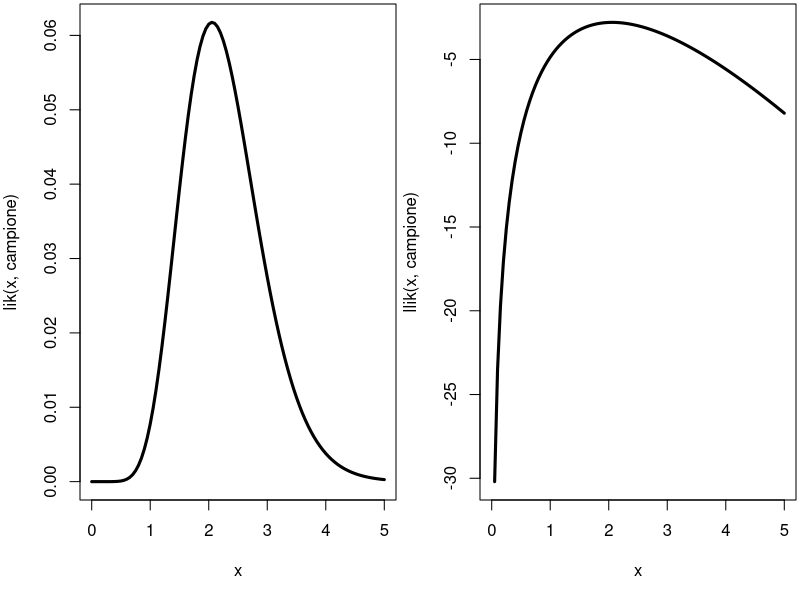
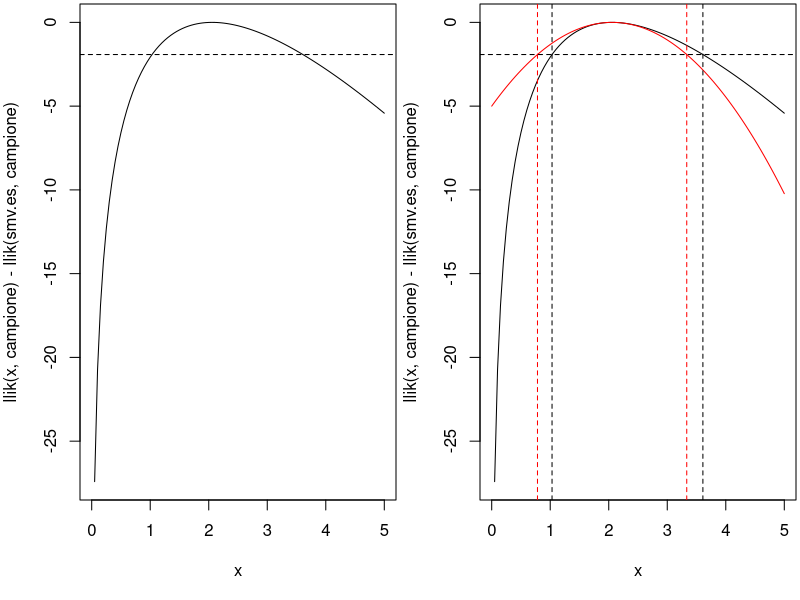
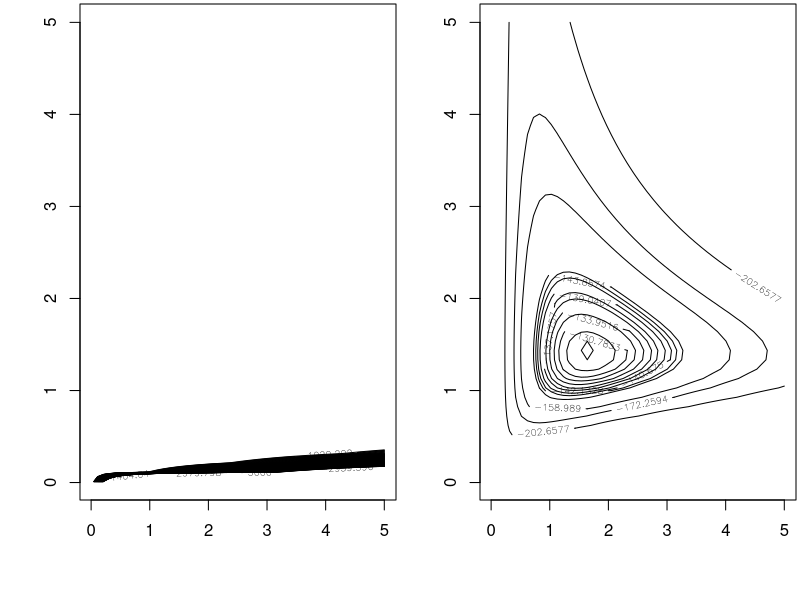
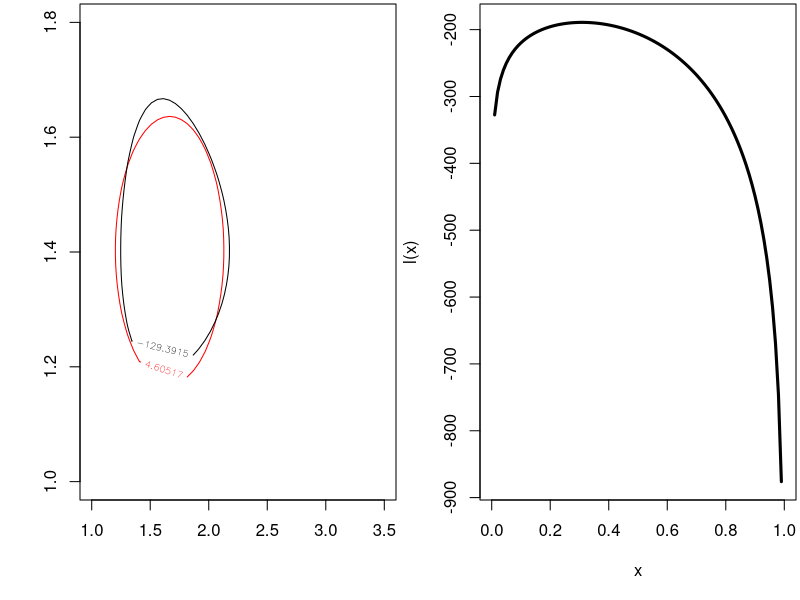
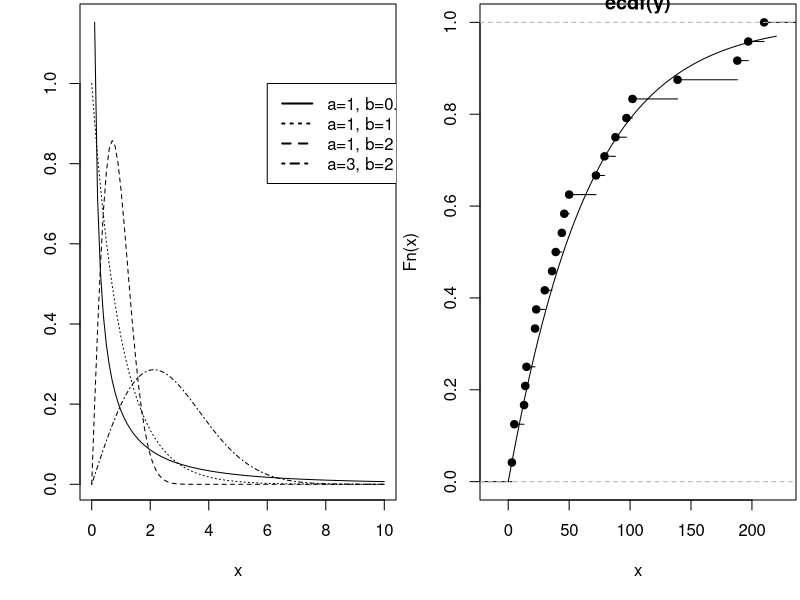
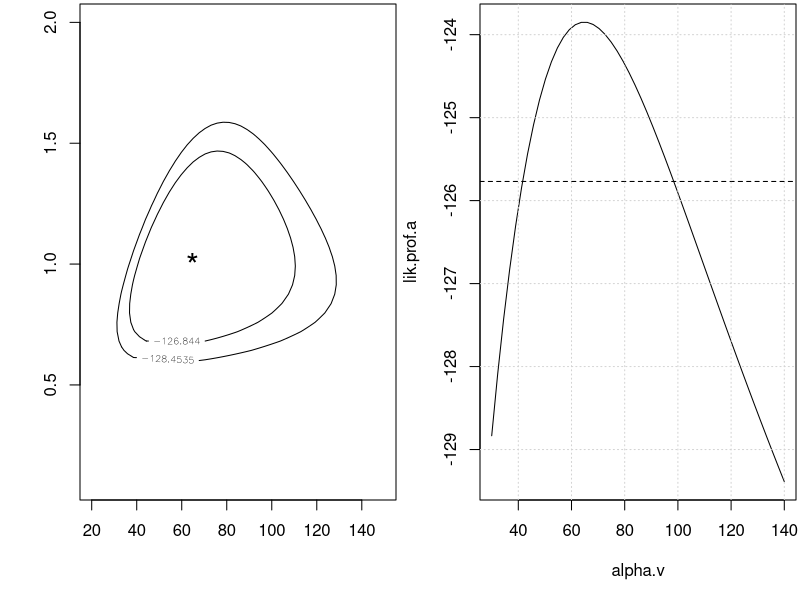
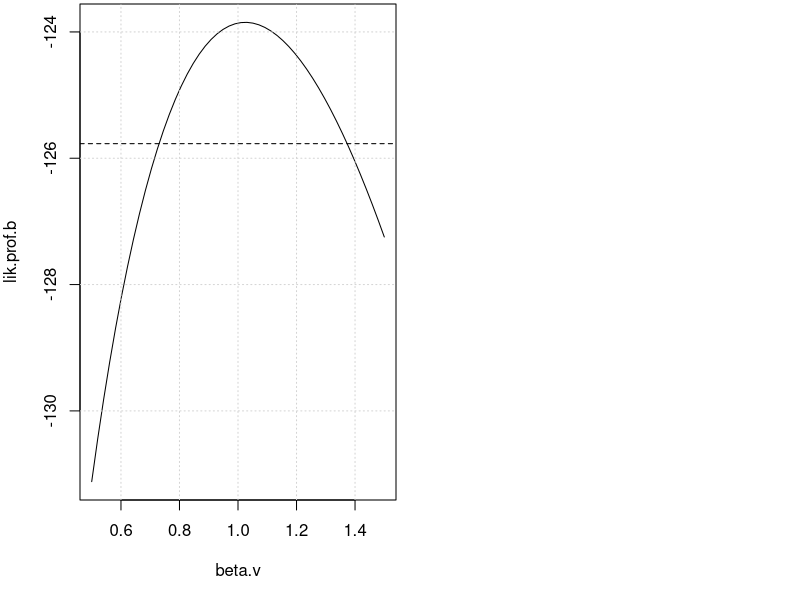

Reproduce these figures in R, in order.
#OTTIMIZZAZIONE 





#UN PRIMO ESEMPIO 



campione = c(0.25, 0.01, 0.45, 0.92, 0.55, 0.03, 1.51, 0.9, 0.2, 0.04)
n = length(campione)
campione

#funzione di verosimiglianza per la stima di lambda.cap
#il primo argomento deve sempre essere
lik <- function(lambda, y) { 
  lambda^length(y) * exp(-lambda * sum(y))
}
lik(1, campione)

#log-verosimiglainza
llik <- function(lambda, y) {
  length(y) * log(lambda) - lambda * sum(y)
}

par(mfrow = c(1, 2), mar = c(5, 4, 0.2, 0.2))
curve(lik(x, campione), from = 0, to = 5, lwd = 3)
#stampo la funzione di veros. per verificare che non ci siano dei massimi locali
#che possono disturbare le funzioni di ottimizzazione per la stima dello SMV
curve(llik(x, campione), from = 0, to = 5, lwd = 3)

#dopo aver trovato analiticamwente (vedi appunti) la SMV tramite lo score 
#eguagliato a zero abbiamo ottenuto 
smv.es = 1/mean(campione)
smv.es

#la stima della varianza invece vale 
var.es = smv.es^2/n
var.es



#ora usiamo la funzione optimize: devo specificare maximize = T perche' il 
#default e' maximize = F, quindi di default optimize trova un minimo 
optimize(llik,y=campione,interval=c(0,5),
         maximum=T,tol=1E-5)
#argomenti obbligatori: funzione da ottimizzare, intervallo
#La funzione obiettivo deve avere come primo argomento il vettore dei parametri 
#rispetto ai quali ottimizzare, eventuali altri argomenti (tipicamente il 
#campione) vengono passati con il nome con cui compaiono nella funzione obiettivo

#sintassi alternativa 
optimize(llik,y=campione,lower=0,upper=5,maximum=TRUE,tol=1E-5)




#INTERVALLI DI CONFIDENZA

#IC basato sulla distribuzione asintotica dello SMV: approccio WALD
a = 0.05
ic.norm = smv.es + c(-1, 1) * qnorm(1 - a/2) * sqrt(var.es)
ic.norm

#IC basato sulla distribuzione asintotica del rapporto di verosimiglianza: 
#approccio WILKS
curve(llik(x, campione) - llik(smv.es, campione), from = 0,
      to = 5)
abline(h = -qchisq(1 - a, 1)/2, lty = 2)

g = function(l, campione) {
  abs(llik(l, campione) - llik(smv.es, campione) + qchisq(1 - a, 1)/2)
}
ris.low = optimize(g, lower = 0, upper = smv.es, campione = campione)
ris.up = optimize(g, lower = smv.es, upper = 5, campione = campione)
c(ris.low$minimum, ris.up$minimum)


#confronto graifco tra WALD e WILKS
curve(llik(x, campione) - llik(smv.es, campione), from = 0,
      to = 5) #WILKS 
llikquad = function(lambda, campione){ 
  llik(smv.es, campione) - 0.5 * (n/smv.es^2) * (lambda - smv.es)^2
}
curve(llikquad(x, campione) - llik(smv.es, campione),
      add = TRUE, col = "red") #WALD (si nota la forma parabolica)
abline(h = -qchisq(1 - a, 1)/2, lty = 2)
abline(v = ris.low$minimum, lty = 2)
abline(v = ris.up$minimum, lty = 2)
abline(v = ic.norm[1], col = "red", lty = 2)
abline(v = ic.norm[2], col = "red", lty = 2)





#SMV PER UN MODELLO GAMMA CON DUE PARAMETRI



n= 100
alfa = 2
mu = 1.5
y = rgamma(n, alfa, alfa/mu)

#funzione di log-veros. per la gamma
ll=function(t,y){
  -t[1]*sum(y)/t[2]+(t[1]-1)*sum(log(y))+
    length(y)*t[1]*log(t[1]/t[2])-
    length(y)*log(gamma(t[1]))
}

#griglia di valori di (alfa, mu) in corrispondenza dei quali la 
#vogliamo rappresentare.
t1.seq = seq(0.01, 5, length = 50)
t2.seq = seq(0.01, 5, length = 50)


z = matrix(NA, 50, 50) 
for (i in 1:50) {
  for (j in 1:50) {
    z[i, j] = ll(c(t1.seq[i], t2.seq[j]), y)
  } 
}

range(z)

contour(t1.seq, t2.seq, z, x,
        levels = seq(-3000, -1000, length = 100))
#si nota che la rappresentazione non e' chiara

#per disegnare soltanto le curve vicino al massimo:
livelli = quantile(z, prob = c(0.5, 0.7, 0.8,
                               seq(0.9,1,by=0.01)))
contour(t1.seq, t2.seq, z, levels = livelli)
#In questo caso i livelli non sono equispaziati ed il grafico non puo' essere 
#usato per studiare la velocita' di crescita della funzione.



#OPTIM
#optim e' simile a optimize solo che vuole input multidimensionali e non un 
#intervallo, bensi' un punto di partenza per cercare l'ottimo
#optim puo' soltanto minimizzare ua funzione obiettivo, quindi bisogna definire
#la funzione di log verosimiglianza cambiata di segno, in quanto 
#il minimo di una funzione cambiata di segno corrisponde al suo massimo
#e' utile ricordare che le funzioni di ottimizzazione vogliono come primo 
#input il vettore di parametri da ottimizzare
nll = function(t, y) -ll(t, y)
ris = optim(fn = nll, par = c(1, 1), y = y)
ris

ris$convergence
#dato che e' zero vuol dire che l'ottimizzazione dovrebbe essere andata a 
#buon fine
#se fosse diverso da zero significherebbe che l'ottimizzatore non e' sicuro di 
#essere arrivato all'ottimo

optim(fn=nll, par=c(1,1), y=y, method="Nelder-Mead",
      control=list(maxit=1000, reltol=0.01))

#funzione alternativa a optim():
ris.nlm = nlm(f = nll, p = c(1, 1), y = y)
ris.nlm





#STIMA DELLA DISTRIBUZIONE ASINTOTICA 

#stima degli ic WALD
#mi serve l'informazione osservata per ottenere la matrice di 
#varianza e covarianza (sigma), che mi serve per poter determinare l'ic con 
#l'approccio alla WALD
#
ris = optim(fn = nll, par = c(1, 1), y = y, hessian = TRUE) 
round(ris$hessian, 4)

#ecco la matrice di varianze e covarianze ottenuta con l'inversione della
#matrice di informazione osservata
vcov = solve(ris$hessian) 
round(vcov, 4)

#comando analogo con nlm
ris.nlm = nlm(f = nll, p = c(1, 1), y = y, hessian = TRUE)
ris.nlm


#calcolo analitico della matrice di varianze e covarianze (R come calcolatrice)
alfa.hat = ris$par[1] #alfa
mu.hat = ris$par[2] #mu
n/alfa.hat - n * trigamma(alfa.hat) #sigma11
-2 * alfa.hat * sum(y)/mu.hat^3 + n * alfa.hat/mu.hat^2# sigma21 = sigma12
sum(y)/mu.hat^2 - n/mu.hat #sigma22



#rappresentazione grafica della regione di confidenza per theta

#WALD
liv.conf = 0.9
t1.seq = seq(1, 3.5, length = 50) 
t2.seq = seq(1, 1.8, length = 50) 
zn = matrix(NA, 50, 50)
theta.hat = c(alfa.hat,mu.hat) 
for (i in 1:50) {
  for (j in 1:50) {
    theta = c(t1.seq[i],t2.seq[j])
    zn[i, j] = t(theta.hat-theta) %*% solve(vcov) %*% (theta.hat-theta)
  } 
}
contour(t1.seq, t2.seq, zn, levels = qchisq(liv.conf,2), col = "red")
#si nota la simmetria della regione di confidenza


z = matrix(NA, 50, 50) 
for (i in 1:50) {
  for (j in 1:50) {
    z[i, j] = ll(c(t1.seq[i], t2.seq[j]), y)
  } 
}
contour(t1.seq, t2.seq, z, levels = ll(ris$par, y) - 
          qchisq(liv.conf, 2)/2, add = TRUE)
#preferisco WILKS a WALD in quanto non ha l'ulteriore vincolo 
#dell'approssimazione parabolica che porta con se' simmetria


#nota sui tempi di calcolo
f <- function(x) sum((x-1:length(x))^2)
a <- rep(1,5)
system.time(replicate(500, optim(fn=f, par=a)))
system.time(replicate(500, nlm(f=f, p=a)))
#guardare solo elapsed: si nota che nlm e' piu' veloce di optimize





#FREQUENZA DI FIGLI ALBINI


f = c(25, 23, 10, 1, 1) 
y = 1:5
m=5
n = sum(f)
y.bar = sum(y * f)/n

#definisco la log verosimiglianza
l <- function(p) {
  n * (y.bar * log(p) + (m-y.bar) * log(1-p) - log(1-(1-p)^m))
}

#grafico della log verosimiglianza
curve(l(x), from = 0, to = 1, lwd = 3)

#soluzione con optimize (dato che stimo un solo parametro)
ris = optimize(l, lower = 0, upper = 1, maximum = TRUE)
ris

#soluzione alternativa (vedi appunti pg 64)
g = function(p) (y.bar/m) * (1-(1 - p)^m) 
p0 = 0.5
p1 = g(p0)
while (abs(p1 - p0) > 1e-05) {
  p0 = p1
  p1 = g(p1)
  print(p1)
}

ris$maximum - p1 
l(ris$maximum) - l(p1)
#si evince che optimize e' piu' preciso dell'algoritmo definito a mano









#TEMPI DI GUASTO


y <- c(3, 5, 5, 13, 14, 15, 22, 22, 23, 30, 36, 39, 44,
       46, 50, 72, 79, 88, 97, 102, 139, 188, 197, 210)

#definizione della densita' Weibull, alcuni esempi 
dweib <- function(y, alpha, beta)
  beta/alpha * (y/alpha)^(beta - 1) * exp(-(y/alpha)^beta)
#@@@@@@@  e' fondamentale scrivere correttamente la densita', poi basta usare il 
#@@@@@@@  'trucchetto'

alpha <- 1
beta <- 0.5
curve(dweib(x,alpha,beta), 0, 10, ylab = "")

alpha <- 1
beta <- 1
curve(dweib(x,alpha,beta), 0, 10, add = TRUE, lty = "dotted")

alpha <- 1
beta <- 2
curve(dweib(x,alpha,beta), 0, 10, add = TRUE, lty = "dashed")

alpha <- 3
beta <- 2
curve(dweib(x,alpha,beta), 0, 10, add = TRUE, lty = "dotdash")

#si evince che alpha e' il parametro di scala, beta e' il parametro di forma.

legend(6, 1, lty = c("solid", "dotted", "dashed", "dotdash"),
       legend = c("a=1, b=0.5", "a=1, b=1", "a=1, b=2", "a=3, b=2"),
       lwd = 2)


#log-verosimiglianza
wei.loglik <- function(y, alpha, beta) { 
  sum(log(beta/alpha) + (beta-1) * log(y/alpha) - (y/alpha)^beta)
}

#usando il 'trucchetto:
llik <- function(y, par){
  alpha = par[1]
  beta = par[2]
  sum(log(dweib(y, alpha, beta)))
}

llik(y, c(4,0.3))
wei.loglik(y, 4, 0.3)
#si nota che le scritture sono equivalenti, ma e' piu' comodo procedere con il 
#il secondo metodo





#le procedure di ottimizzazione funzionano meglio se dispongono di buoni 
#punti di partenza per la ricerca dell’ottimo

#cerchiamo quindi delle stime preliminari per alpha e beta 
#al posto di p metto alcuni quantili
p <- c(0.25, 0.5, 0.75)
w <- log(quantile(y, p))
x <- log(-log(1 - p))
v <- coef(lm(w ~ x)) #coefficienti stimati
start <- c(exp(v[1]), 1/v[2]) #stime preliminari
start

#nel nostro caso, notiamo che alpha e beta sono numeri positivi 

#se non imponiamo dei vincoli, niente vieta all'algoritmo di ottimizzazione
#di estendere la sua ricerca al di fuori dello spazio parametrico
#e' bene fare in modo che all'algoritmo sia impossibile uscire dallo spazio 
#parametrico

#un modo per imporre i vincoli richiesti consiste nel “riparametrizzare” 
#opportunamente il problema

#dopo l'opportuna riparametrizzazione, va minimizzata la log-verosimiglianza
#cambiata di segno con argomenti l'inverso della mappa che abbiamo definito
#come riparametrizzazione
wei.nll.rip <- function(lp){
  -wei.loglik(y,exp(lp[1]),exp(lp[2]))
}

#la funzione nlminb (in box), non necessita di riparametrizzazioni (vedremo
#in seguito)
m <- nlminb(objective = wei.nll.rip, start = log(start))
m

par <- exp(m$par)
par

max.loglik <- -m$objective 
max.loglik

#un'alternativa consiste nel "dichiarare" a nlminb che il minimo deve 
#essere cercato in un sottoinsieme del piano cartesiano
wei.nll <- function(p) -wei.loglik(y, p[1], p[2])

m <- nlminb(objective = wei.nll, start = start, 
            lower = c(0, 0), upper = c(Inf, Inf))
m            #ecco il sottoinsieme del piano


#verifichiamo che la stima sia sensata confrontando la FdR teorica con quella 
#empirica
plot(ecdf(y)) #FdR teorica
alpha <- par[1]
beta <- par[2]
curve(1 - exp(-(x/alpha)^beta), 0, 220, add = TRUE) #FdR empirica





###INTERVALLI E REGIONI DI CONFIDENZA

##WALD

#calcolo della matrice Hessiana per poi trovare la matrice di varianza e 
#covarianza invertendo l'Hessiana per costruire gli ic
library(nlme)
H <- fdHess(par, function(par) wei.loglik(y, par[1], par[2]))
H

#inverto l'Hessiana cambiata di segno per trovare la matrice di varianza e 
#covarianza
vcov <- solve(-H$Hessian) 
vcov

#ecco lo standard error per costruire gli ic (radice delle varianze, quindi 
#degli elementi sulla diagonale)
se <- sqrt(diag(vcov))
se

#ic per alpha (intercept) e per beta (x)
cbind(par - qnorm(0.975) * se, par + qnorm(0.975) * se)


#PASSAGGIO DA WALD A WILKS

#una regione di confidenza non e', generalmente, il rettangolo (cubo, per tre 
#parametri, o ipercubo, per piu' di tre parametri) dato dal prodotto cartesiano 
#degli intervalli di confidenza unidimensionali

#costruiamo allora una regione di confidenza, ad usando la distribuzione 
#asintotica del rapporto di verosimiglianza

#e' importante notare pero' che l'implementazione della log verosimiglianza
#profilo e' molto piu' dispensiosa in quanto va fissato alpha e calcolato
#SMV per ogni alpha fissato, e lo stesso va fatto per beta

a <- seq(20, 150, length = 50)
b <- seq(0.1, 2, length = 50)
llik <- matrix(NA, length(a), length(b))
for (ia in 1:length(a))
  for (ib in 1:length(b)) {
    llik[ia, ib] <- wei.loglik(y, a[ia], b[ib])
  }
contour(a, b, llik, levels = max.loglik - qchisq(c(0.95, 0.99), 2)/2)
points(par[1], par[2], pch = "*", cex = 2) #SMV


#@@@ottimizzazione per alpha
wei.nll.rip.a <- function(lb, alpha, y) - wei.loglik(y, alpha, exp(lb))

sup.lik.a <- function(alpha, beta.start, y) {
  m <- nlminb(objective = wei.nll.rip.a, start = log(beta.start),
              alpha=alpha, y=y)
  -m$objective 
}

alpha.v <- seq(30, 140, length = 50)
lik.prof.a <- rep(NA, length(alpha.v))
for (i in 1:length(alpha.v))
  lik.prof.a[i] <- sup.lik.a(alpha.v[i], beta.start=1, y)

plot(alpha.v, lik.prof.a, type = "l")
target <- max.loglik - qchisq(0.95, 1)/2
abline(h = target, lty = 2)
grid()


g <- function(alpha){
  abs(sup.lik.a(alpha, beta.start=1, y) - target)
}
optimize(g, interval=c(40, par[1]), tol=1e-5)

optimize(g, interval=c(par[1],120), tol=1e-5)


#@@@Ripetiamo la stessa procedura per beta

wei.nll.rip.b <- function(la, beta, y)
  -wei.loglik(y, exp(la), beta)

sup.lik.b <- function(beta, alpha.start, y) {
  m <- nlminb(objective = wei.nll.rip.b, start = log(alpha.start),
              beta=beta, y=y)
  -m$objective 
}

beta.v <- seq(0.5, 1.5, length = 50)
lik.prof.b <- rep(NA, length(beta.v))
for (i in 1:length(beta.v))
  lik.prof.b[i] <- sup.lik.b(beta.v[i], alpha.start=mean(y), y)

plot(beta.v, lik.prof.b, type = "l")
target <- max.loglik - qchisq(0.95, 1)/2
abline(h = target, lty = 2)
grid()

g <- function(beta){
  abs(sup.lik.b(beta, alpha.start=mean(y), y) - target)
}
optimize(g, interval=c(0.5, par[2]), tol=1e-5)

optimize(g, interval=c(par[2],1.5), tol=1e-5)






